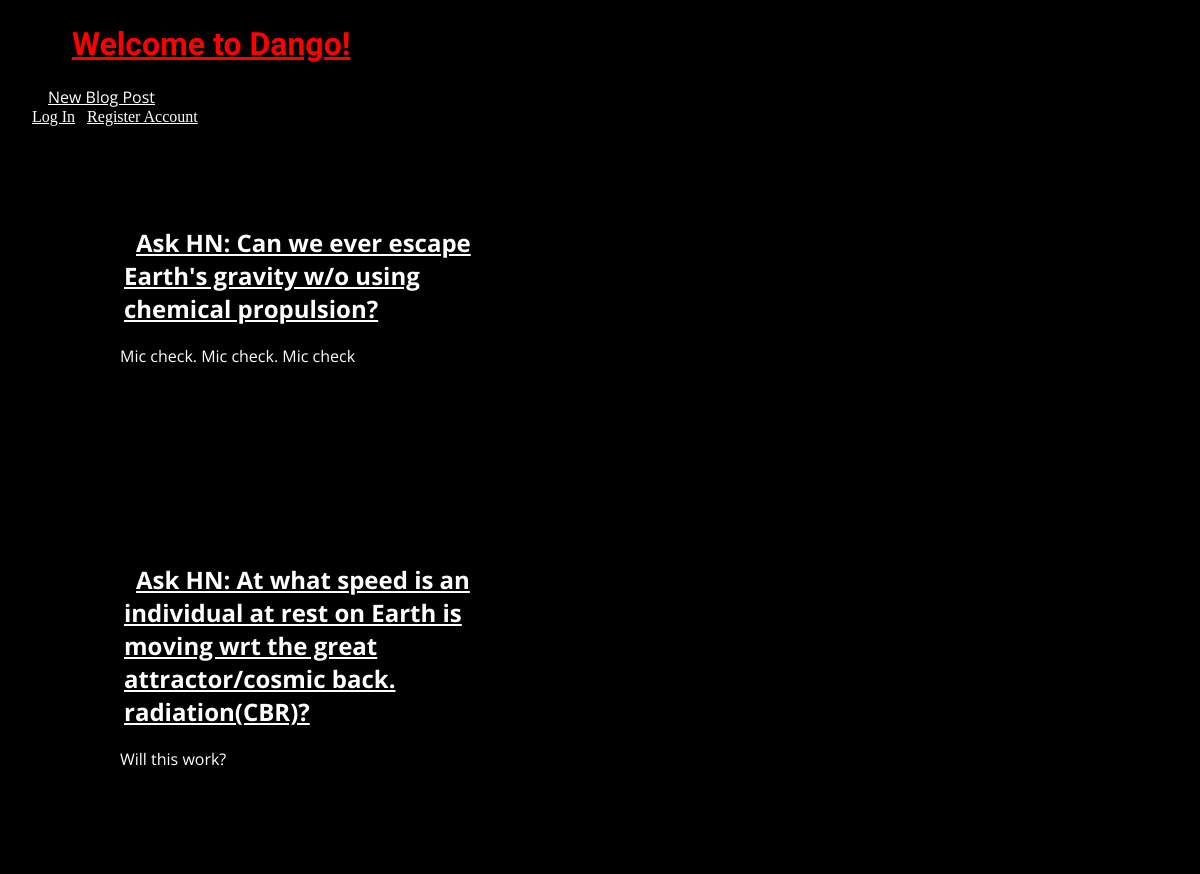
Before: / with the older database file.
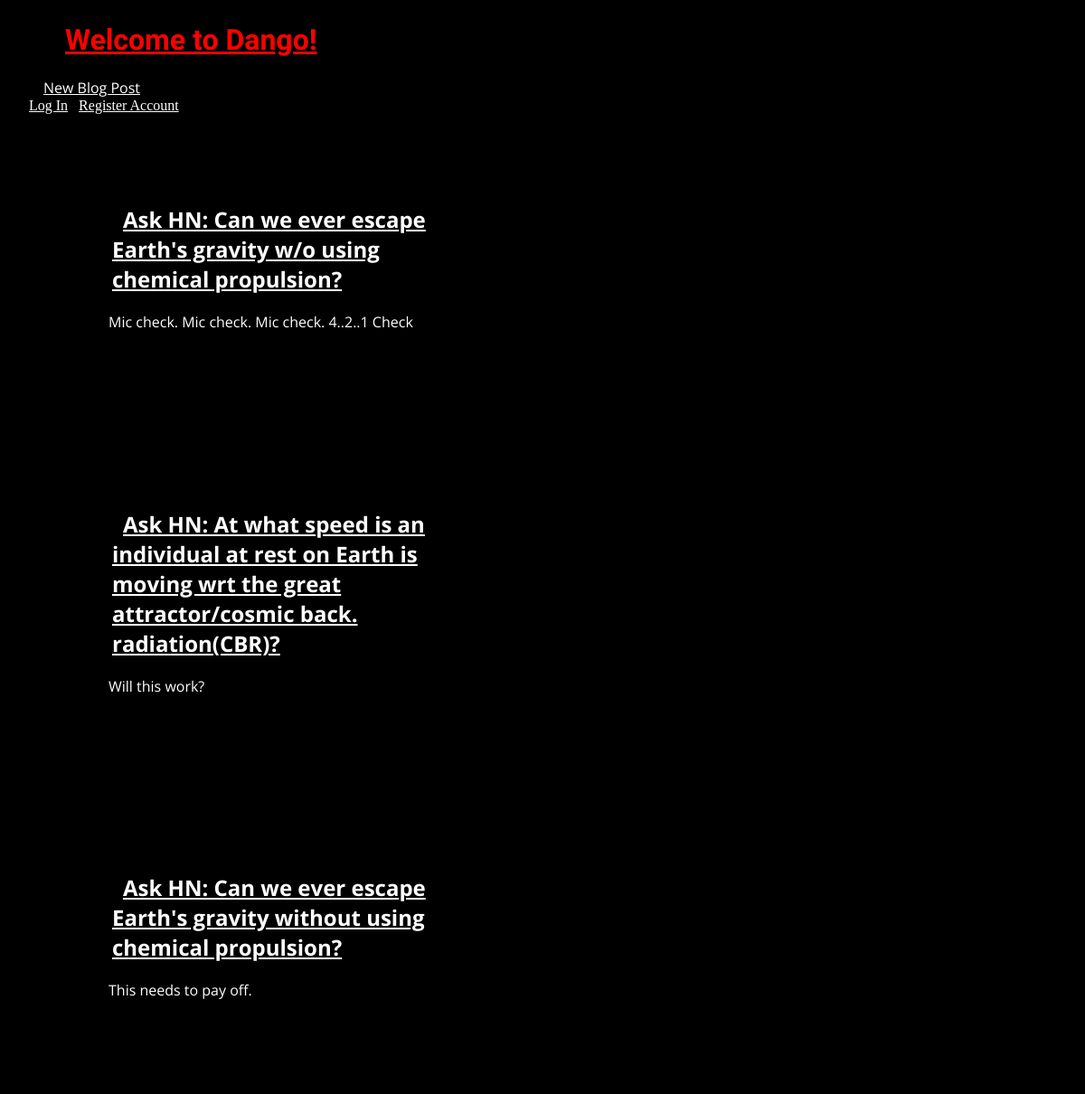
After: the same page with the newer database file.
### blog/models.py (models this page shows, shortened)
class Post(models.Model):
    title = models.CharField(max_length=200)
    author = models.ForeignKey(
      'auth.User',
      on_delete = models.CASCADE, #CASCADE/PROTECT/RESTRICT
    )
    body = models.TextField()

### blog/views.py (the view)
# urls.py: path('', BlogListView.as_view(), name = 'home'),
class BlogListView(generic.ListView):
    model = Post
    template_name = 'home.html'

### Dango/templates/home.html
{% extends "base.html" %}
{% block content %}
  {% for post in object_list %}
    <div class="post-entry">
      <h2><a href="{% url 'post_detail' post.pk %}">{{ post.title }}</a></h2>
      <p>{{ post.body }}</p>
    </div>
  {% endfor %}
{% endblock %}

### Dango/templates/base.html (shortened to what this page needs)
<!DOCTYPE html>
{% load static %}
<html lang="en" dir="ltr">
  <head>
    <link rel="stylesheet" href="{% static 'css/base.css' %}">
  </head>
  <body>
    <header>
      <div class="nav-left">
        <h1> <a href="{% url 'home' %}"> Welcome to Dango!</a> </h1>
      </div>
      <div class="nav-right">
        <a href="{% url 'post_new' %}">New Blog Post</a>
      </div>
    </header>
    {% if user.is_authenticated %}
      <p>Hi {{user.username}}!</p>
      <p><a href="{% url 'logout' %}">Logout</a></p>
    {% else %}
      <a href="{% url 'login' %}">Log In</a>
      <a href="{% url 'signup' %}">Register Account</a>
    {% endif %}
    <div>
      {% block content %}
      {% endblock %}
    </div>
  </body>
</html>

### Dango/static/css/base.css (style rules this page uses)
* { background-color: #000; color: #fff; padding-left: 0.5em; }
header h1 a { font-family: 'Bungee', cursive; color: red; }
div { font-family: 'Open Sans', sans-serif; }
.post-entry { border: 3px; border-color: white; border-radius: 0.5em; height: auto; width: 33%; padding: 5em; }

Changed rows visible on the page:
changed Post "Ask HN: Can we ever escape Earth's gravity w/o using chemical propulsion?": body "Mic check. Mic check. Mic check" → "Mic check. Mic check. Mic check. 4..2..1 Check"
added Post: title "Ask HN: Can we ever escape Earth's gravity without using chemical propulsion?", body "This needs to pay off."
